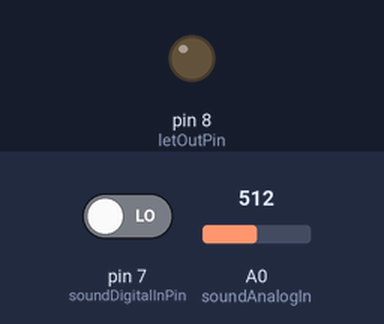
Bench run of a sketch on a simulated Arduino Uno, built with avr-gcc and run on an emulated ATmega328P. Parts: output pins drawn as LEDs (lit = HIGH). Inputs (shaded band) come from the test bench; at power-on: pin 7 (soundDigitalInPin) LOW, A0 (soundAnalogIn) = 512. What the sketch prints to the serial monitor is not drawn.

Above: at 1.2 s.
1.3 s: pin 7 (soundDigitalInPin) driven HIGH
At 2.2 s:
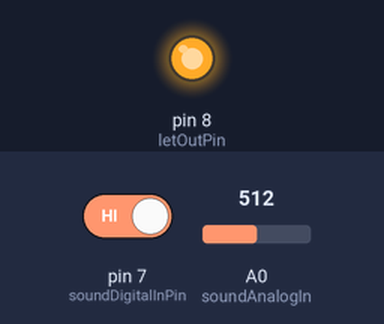
2.8 s: A0 (soundAnalogIn) set to 105
5.8 s: A0 (soundAnalogIn) set to 88
8.8 s: pin 7 (soundDigitalInPin) driven LOW
At 9.2 s:
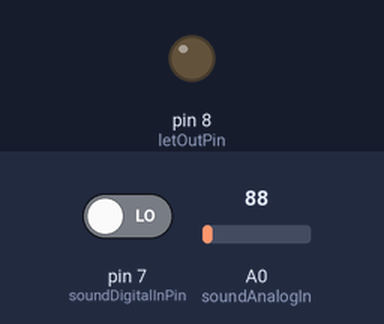
Timing chart, 0 to 11.8 s (numbered marks = the images above; inputs shaded):
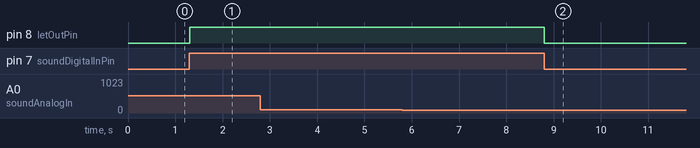

The sketch:

sound_gain_digital_analog_led.ino
```cpp
const int soundDigitalInPin = 7;
const int soundAnalogIn = A0;
const int letOutPin = 8;

void setup() {
  pinMode(soundDigitalInPin, INPUT);
  pinMode(letOutPin, OUTPUT);
  Serial.begin(115200);
}

void loop() {
  int soundDigitalInVal = digitalRead(soundDigitalInPin);
  int soundAnalogVal = analogRead(soundAnalogIn);
  digitalWrite(letOutPin, soundDigitalInVal);

  Serial.print("soundDigitalInVal:");
  Serial.print(soundDigitalInVal);
  Serial.print(",");
  Serial.print("soundAnalogVal:");
  Serial.println(soundAnalogVal);
}
```

Measured:
- after the input at 1.3 s, pin 8 (letOutPin): LOW → HIGH at once
- after the input at 8.8 s, pin 8 (letOutPin): HIGH → LOW at once
